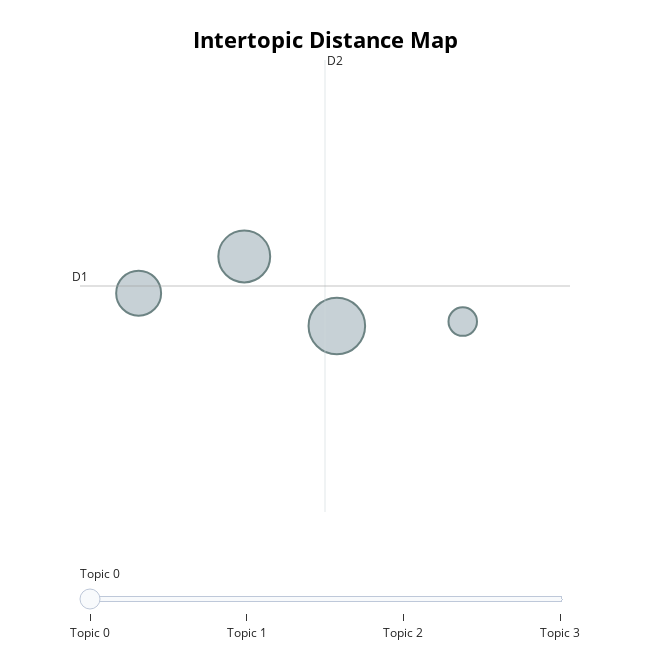

Here is the notebook cell this chart was saved with:
### Code cell
topic_model.visualize_topics()

### Figure 1 — Plotly figure (JSON) as saved in the notebook; plotly's stock layout.template omitted (floating-point values rounded to 4 significant figures)
{"data": [{"customdata": [[0, "河南 | 旅行 | 历史 | 中国 | 景区", 244], [1, "景区 | 游客 | 郑州 | 旅客 | 活动", 205], [2, "建设 | 发展 | 项目 | 河南 | 博物馆", 154], [3, "中国 | 龙门石窟 | 石窟 | 艺术 | 世界", 62]], "hovertemplate": "<b>Topic %{customdata[0]}</b><br>%{customdata[1]}<br>Size: %{customdata[2]}", "legendgroup": "", "marker": {"color": "#B0BEC5", "line": {"color": "DarkSlateGrey", "width": 2}, "size": [244, 205, 154, 62], "sizemode": "area", "sizeref": 0.1525, "symbol": "circle"}, "mode": "markers", "name": "", "orientation": "v", "showlegend": false, "type": "scatter", "x": [3.229, 2.721, 2.142, 3.919], "xaxis": "x", "y": [17.86, 18.86, 18.33, 17.92], "yaxis": "y"}], "layout": {"annotations": [{"showarrow": false, "text": "D1", "x": 1.821, "y": 18.44, "yshift": 10}, {"showarrow": false, "text": "D2", "x": 3.164, "xshift": 10, "y": 21.69}], "height": 650, "hoverlabel": {"bgcolor": "white", "font": {"family": "Rockwell", "size": 16}}, "legend": {"itemsizing": "constant", "tracegroupgap": 0}, "margin": {"t": 60}, "shapes": [{"line": {"color": "#CFD8DC", "width": 2}, "type": "line", "x0": 3.164, "x1": 3.164, "y0": 15.18, "y1": 21.69}, {"line": {"color": "#9E9E9E", "width": 2}, "type": "line", "x0": 1.821, "x1": 4.506, "y0": 18.44, "y1": 18.44}], "sliders": [{"active": 0, "pad": {"t": 50}, "steps": [{"args": [{"marker.color": [["red", "#B0BEC5", "#B0BEC5", "#B0BEC5"]]}], "label": "Topic 0", "method": "update"}, {"args": [{"marker.color": [["#B0BEC5", "red", "#B0BEC5", "#B0BEC5"]]}], "label": "Topic 1", "method": "update"}, {"args": [{"marker.color": [["#B0BEC5", "#B0BEC5", "red", "#B0BEC5"]]}], "label": "Topic 2", "method": "update"}, {"args": [{"marker.color": [["#B0BEC5", "#B0BEC5", "#B0BEC5", "red"]]}], "label": "Topic 3", "method": "update"}]}], "title": {"font": {"color": "Black", "size": 22}, "text": "<b>Intertopic Distance Map</b>", "x": 0.5, "xanchor": "center", "y": 0.95, "yanchor": "top"}, "width": 650, "xaxis": {"anchor": "y", "domain": [0, 1], "range": [1.821, 4.506], "title": {"text": ""}, "visible": false}, "yaxis": {"anchor": "x", "domain": [0, 1], "range": [15.18, 21.69], "title": {"text": ""}, "visible": false}}}
